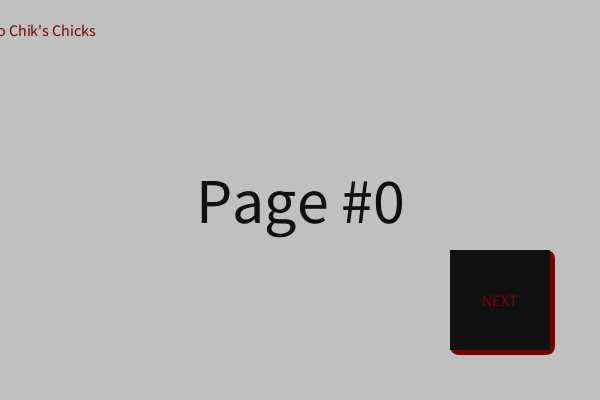
Frame 1 (no input)
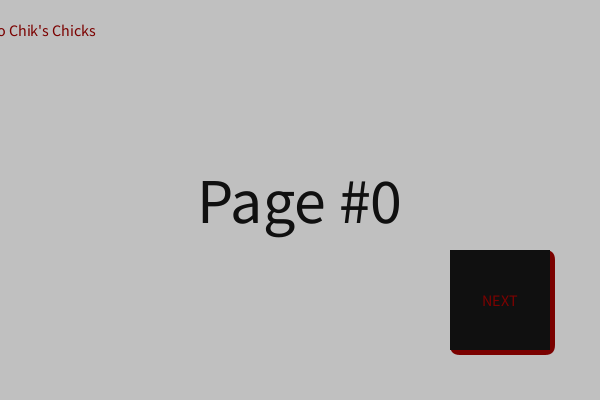
Frame 2 (the mouse pressed at the canvas centre, redrawn once)

The Processing sketch that drew these frames (run headless with seeded random() and noise(); the mouse was pressed at the canvas centre and the sketch redrawn once):

// Processing sketch: doublePage
// ── doublePage.pde
static final int MAX = 2, GAP = 50, DIM = 120, RAD = DIM >> 1;
int page, cx, cy;
 
Button back, next;
 
void setup() {
  size(600, 400);
 
  noLoop();
  smooth();
 
  rectMode(CORNER);
  ellipseMode(CENTER);
  textAlign(CENTER, CENTER);
 
  stroke(0);
  strokeWeight(1.5);
 
  cx = width  >> 1;
  cy = height >> 1;
 
  back = new Button("BACK", GAP, height - Button.H - GAP);
  next = new Button("NEXT", width - Button.W - GAP, height - Button.H - GAP);
}
 
void draw() {
  background(0300);
 
  textSize(0100);
  fill(Button.black);
  text("Page #" + page, cx, cy);
 
  textSize(Button.TXTSZ);
  if (page > 0)    back.display();
  if (page < MAX)  next.display();
 
  //method("page" + page); // Works on Java Mode only!
  pageSelector();        // Workaround for PJS. But works on Java Mode as well!
}
 
void page0() {
  textAlign(CENTER, CENTER);
  text("Welcome to Chik's Chicks",10,30);
  
}
 
void page1() {
  fill(#FFFF00);
  ellipse(cx, GAP*2, DIM, DIM);
}
 
void page2() {
  fill(#FFFF00);
  rect(cx - RAD, GAP*2 - RAD, DIM, DIM);
}

void page3(){
  fill(#FFFF00);
  triangle(cx, GAP*2 - RAD, cx - RAD, GAP*2 + RAD, cx + RAD, GAP*2 + RAD);
}

// ── buttonClass.pde
class Button {
  static final int W = 100, H = 100, TXTSZ = 020;
  static final color light = #B8b8b8 , red = #7B0100, black = #101010, dark = #424242;
 
  final String label;
  final int x, y, xW, yH;
 
  boolean isHovering;
 
  Button(String txt, int xx, int yy) {
    label = txt;
 
    x = xx;
    y = yy;
 
    xW = xx + W;
    yH = yy + H;
  }
    void display() {
    
    smooth();
    noStroke();
    fill(red);
    rect(x, y, W+5, H+5, 10);

    fill(isHovering? dark : black);
    rect(x, y, W, H);
    fill(red);
    text(label, x + W/2, y + H/2);
  }
 

 
  boolean isInside() {
    return isHovering = mouseX > x & mouseX < xW & mouseY > y & mouseY < yH;
  }
}

// ── pageSelector.pde
void pageSelector() { // Replaces method("") for PJS
  switch(page) {
  case 0: 
    page0();
    break;
 
  case 1: 
    page1();
    break;
 
  case 2: 
    page2();
  
  case 3:
    page3();
  }
}
